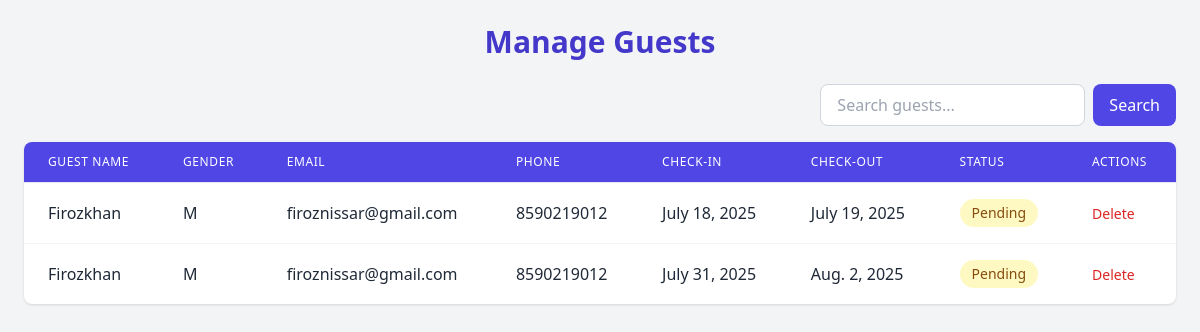
/owner/manage_guests/1/, run on the app's committed database.
### owner/models.py (models this page shows, shortened)
class GuestDetail(models.Model):
    booking = models.ForeignKey(Booking, on_delete=models.CASCADE, related_name='guest')
    hotel = models.ForeignKey('Hotel', on_delete=models.CASCADE)  # 🔗 Add this line
    full_name = models.CharField(max_length=100)
    gender = models.CharField(max_length=1, choices=[
        ('M', 'Male'),
        ('F', 'Female'),
        ('O', 'Other'),
    ])
    email = models.EmailField()
    phone = models.CharField(max_length=15)
    address = models.TextField(blank=True, null=True)

class Booking(models.Model):
    user = models.ForeignKey('app.userregister', on_delete=models.CASCADE,related_name='app_bookings',null=True,blank=True)  # or userregister if you're using a custom model
    hotel=models.ForeignKey('Hotel',on_delete=models.CASCADE)
    room = models.ForeignKey(Room, on_delete=models.CASCADE)
    booking_date = models.DateTimeField(auto_now_add=True)
    check_in = models.DateField(null=True, blank=True)
    check_out = models.DateField(null=True, blank=True)
    total_amount = models.DecimalField(max_digits=10, decimal_places=2)
    payment_id = models.CharField(max_length=100)
    payment_status = models.CharField(max_length=20, choices=[
        ('Pending', 'Pending'),
        ('Paid', 'Paid'),
        ('Failed', 'Failed'),
    ], default='Pending')
    status=models.CharField(max_length=20,choices=[
        ('confirmed',"Confirmed"),
        ('cancelled','Cancelled'),
        ('pending','Pending')
    ],default='pending')

### owner/views.py (the view)
# urls.py: path('manage_guests/<int:hotel_id>/',views.manage_guests,name='manage_guests'),
def manage_guests(request, hotel_id):
    hotel = get_object_or_404(Hotel, id=hotel_id)
    booking=GuestDetail.objects.filter(booking__hotel=hotel)
    today = timezone.now().date()
    filter_type = request.GET.get('filter')  # e.g., "today", "upcoming", "all"
    if filter_type == 'today':
        bookings = Booking.objects.filter(hotel=hotel, check_in=today)
    elif filter_type == 'upcoming':
        bookings = Booking.objects.filter(hotel=hotel, check_in__gt=today)
    else:
        bookings = Booking.objects.filter(hotel=hotel)
    if request.method == 'POST':
        search = request.POST.get('search', '').strip()
        guest_details = GuestDetail.objects.filter(
            booking__in=bookings,
            full_name__icontains=search,
        ).select_related('booking', 'booking__room')
    else:
        guest_details = GuestDetail.objects.filter(
            booking__in=bookings
        ).select_related('booking', 'booking__room')
    return render(request, 'manage_guests.html', {
        'hotel': hotel,
        'guests': guest_details,
        'filter_type': filter_type or 'all',
        'booking':booking
    })

### owner/templates/manage_guests.html (shortened to what this page needs)
<!DOCTYPE html>
<html lang="en">
<head>
  <script src="https://cdn.tailwindcss.com"></script>
</head>
<body class="bg-gray-100 min-h-screen text-gray-800">
  <div class="max-w-7xl mx-auto p-6">
    <h1 class="text-3xl font-bold mb-6 text-center text-indigo-700">Manage Guests</h1>
    <form method="POST" class="flex justify-end mb-4">
      <input
        type="text"
        name="search"
        placeholder="Search guests..."
        value="{{ search_query|default:'' }}"
        class="px-4 py-2 border border-gray-300 rounded-lg focus:outline-none focus:ring-2 focus:ring-indigo-500"
      />
      <button type="submit" class="ml-2 px-4 py-2 bg-indigo-600 text-white rounded-lg hover:bg-indigo-700 transition">Search</button>
    </form>
    <div class="bg-white shadow rounded-lg overflow-x-auto">
      <table class="min-w-full divide-y divide-gray-200">
        <thead class="bg-indigo-600 text-white">
          <tr>
            <th class="px-6 py-3 text-left text-xs font-medium uppercase tracking-wider">Guest Name</th>
            <th class="px-6 py-3 text-left text-xs font-medium uppercase tracking-wider">Gender</th>
            <th class="px-6 py-3 text-left text-xs font-medium uppercase tracking-wider">Email</th>
            <th class="px-6 py-3 text-left text-xs font-medium uppercase tracking-wider">Phone</th>
            <th class="px-6 py-3 text-left text-xs font-medium uppercase tracking-wider">Check-In</th>
            <th class="px-6 py-3 text-left text-xs font-medium uppercase tracking-wider">Check-Out</th>
            <th class="px-6 py-3 text-left text-xs font-medium uppercase tracking-wider">Status</th>
            <th class="px-6 py-3 text-left text-xs font-medium uppercase tracking-wider">Actions</th>
          </tr>
        </thead>
        <tbody class="divide-y divide-gray-100">
          {% for guest in guests %}
          <tr class="hover:bg-gray-50 transition">
            <td class="px-6 py-4 whitespace-nowrap font-medium">{{ guest.full_name }}</td>
            <td class="px-6 py-4 whitespace-nowrap">{{ guest.gender }}</td>
            <td class="px-6 py-4 whitespace-nowrap">{{ guest.email }}</td>
            <td class="px-6 py-4 whitespace-nowrap">{{ guest.phone }}</td>
            <td class="px-6 py-4 whitespace-nowrap">{{ guest.booking.check_in }}</td>
            <td class="px-6 py-4 whitespace-nowrap">{{ guest.booking.check_out }}</td>
            <td class="px-6 py-4 whitespace-nowrap">
              {% if guest.booking.payment_status == "Paid" %}
                <span class="px-3 py-1 inline-flex text-sm rounded-full bg-green-100 text-green-800">Paid</span>
              {% else %}
                <span class="px-3 py-1 inline-flex text-sm rounded-full bg-yellow-100 text-yellow-800">Pending</span>
              {% endif %}
            </td>
            <td class="px-6 py-4 whitespace-nowrap">
              <a href="{% url 'delete_bookings' hotel.id guest.booking.id %}" class="text-red-600 hover:underline text-sm">Delete</a>
            </td>
          </tr>
          {% empty %}
          <tr>
            <td colspan="8" class="px-6 py-4 text-center text-gray-500">No guests found.</td>
          </tr>
          {% endfor %}
        </tbody>
      </table>
    </div>
  </div>
</body>
</html>

### data on the page
GuestDetail: full_name "Firozkhan", gender "M", email "firoznissar@gmail.com", phone "8590219012", booking.check_in "July 18, 2025", booking.check_out "July 19, 2025", shows "Pending"
GuestDetail: full_name "Firozkhan", gender "M", email "firoznissar@gmail.com", phone "8590219012", booking.check_in "July 31, 2025", booking.check_out "Aug. 2, 2025", shows "Pending"
